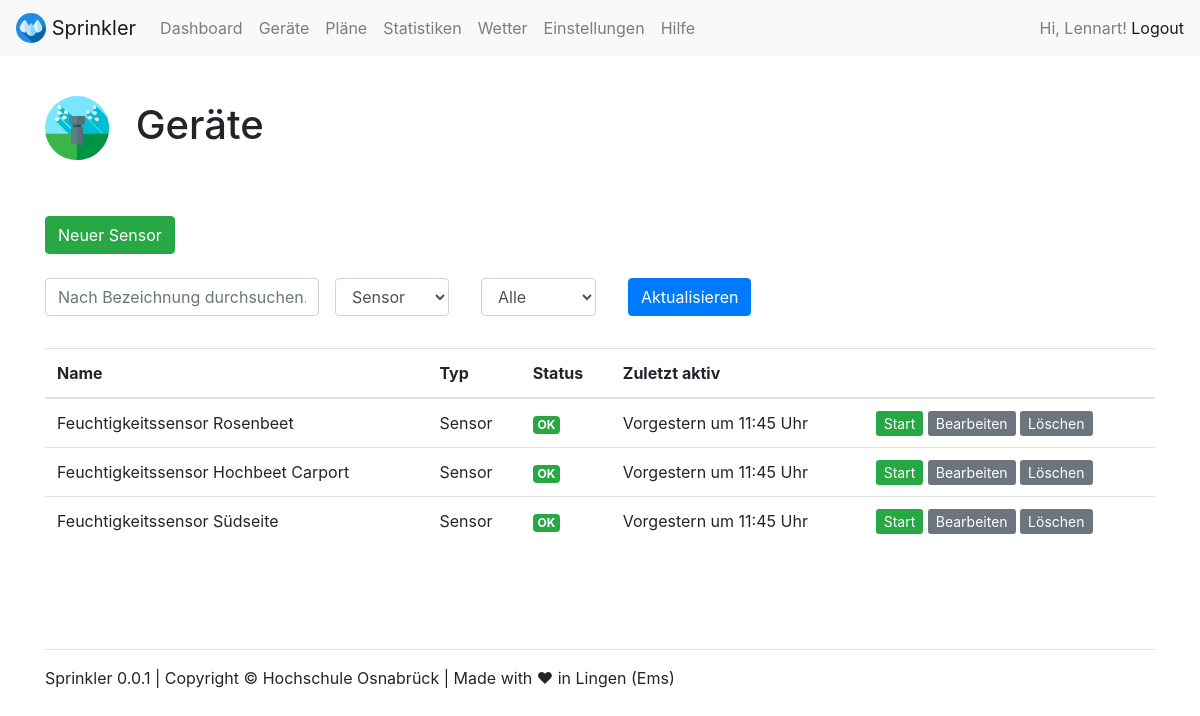
Page /devices/?device=Sensor (signed in) on the committed database.
### webapp/models.py (models this page shows, shortened)
class Sensor(models.Model):
    name = models.CharField(max_length=200)
    status = models.CharField(
        max_length=10,
        choices=STATUS_CHOICES,
        default='OK',
    )
    curr_active = models.BooleanField(default=False)
    device_type = 'Sensor'

### webapp/views.py (the view)
# urls.py: path('devices/', views.devices, name='devices'),
@login_required(login_url='/admin/login/')
def devices(request):
    args = {}
    args['filter_name'] = request.GET.get('name', '')
    args['filter_device'] = request.GET.get('device', '')
    args['filter_status'] = request.GET.get('status', '')
    check = 0
    if args['filter_device'] == 'Pumpe':
        devices = Pump.objects
        args['edit_key'] = 2
        args['type_name'] = 'pump'
    elif args['filter_device'] == 'Sensor':
        devices = Sensor.objects
        args['edit_key'] = 1
        args['type_name'] = 'sensor'
    elif args['filter_device'] == 'Sprinkler':
        devices = Sprinkler.objects
        args['edit_key'] = 0
        args['type_name'] = 'sprinkler'
    elif args['filter_device'] == '':
        devices = Sprinkler.objects
        args['edit_key'] = 0
        args['filter_device'] = 'Sprinkler'
        args['type_name'] = 'sprinkler'
    if args['filter_name'] != '':
        devices = devices.filter(name__contains=args['filter_name'])
        check = 1
    if args['filter_status'] == 'OK' or args['filter_status'] == 'Warnung' or args['filter_status'] == 'Fehler':
        devices = devices.filter(status__contains=args['filter_status'])
        check = 1
    if(check == 0):
        devices = devices.all()
    args['devices'] = devices
    return TemplateResponse(request, "devices.html", args)

### webapp/templates/devices.html (shortened to what this page needs)
{% load static %}
{% include "views/top.html" %}
<br>
<h1><img src="{% static 'webapp/img/icons/sprinkler.svg' %}" width="64" class="mr-3"> Geräte</h1>
<br><br>
  {% if filter_device == 'Sensor' %}<a class="btn btn-success" href="{% url 'device_create' 1 %}" role="button">Neuer Sensor</a>{% endif %}
<br>
<br>
<form class="form-inline" method="GET" action="{% url 'devices' %}">
  <div class="form-group mb-2">
    <input value="{{ filter_name }}" name="name" type="text" class="form-control" placeholder="Nach Bezeichnung durchsuchen...">
  </div>
  <div class="form-group mx-sm-3 mb-2">
    <select name="device" id="inputState" class="form-control">
        <option {% if filter_device == 'Sensor' %} selected {% endif %}>Sensor</option>
    </select>
  </div>
  <div class="form-group mx-sm-3 mb-2">
    <select name="status" id="inputState" class="form-control">
        <option {% if filter_status == 'Alle' %} selected {% endif %}>Alle</option>
    </select>
  </div>
  <div class="form-group mx-sm-3 mb-2">
    <button type="submit" class="btn btn-primary">Aktualisieren</button>
  </div>
</form>
<br>
{% if devices %}
<table class="table table-hover">
  <thead>
    <tr>
      <th scope="col">Name</th>
      <th scope="col">Typ</th>
      <th scope="col">Status</th>
      <th scope="col">Zuletzt aktiv</th>
      <th scope="col"></th>
    </tr>
  </thead>
  <tbody>
    {% for device in devices %}
    <tr {% if device.curr_active == True %} class="table-success" {% endif %}>
      <td scope="row">{{ device.name }}</td>
      <td>{{ device.device_type }}</td>
      <td>
        {% if device.status == 'OK' %}
        <span class="badge badge-success">OK</span>
        {% endif %}
      </td>
      <td>Vorgestern um 11:45 Uhr</td>
      <td>
        {% if device.curr_active == False %}
        <a class="btn-sm btn-success" href="{% url 'device_start' edit_key device.id %}" role="button">Start</a>
        {% else %}
        <a class="btn-sm btn-danger" href="{% url 'device_stop' edit_key device.id %}" role="button">Stop</a>
        {% endif %}
        <a class="btn-sm btn-secondary" href="{% url 'device_edit' edit_key device.id %}" role="button">Bearbeiten</a>
        <a onclick="return confirm('Soll das Gerät {{ device.name }} gelöscht werden?')" class="btn-sm btn-secondary" href="{% url 'device_delete' edit_key device.id %}" role="button">Löschen</a>
      </td>
    </tr>
    {% endfor %}
  </tbody>
</table>
{% endif %}
{% include "views/footer.html" %}
{% include "views/bottom.html" %}

### webapp/templates/views/top.html (shortened to what this page needs)
{% load static %}
<!doctype html>
<html lang="de">
  <head>
    <link rel="stylesheet" href="https://stackpath.bootstrapcdn.com/bootstrap/4.5.2/css/bootstrap.min.css">
    <link rel="stylesheet" type="text/css" href="{% static 'webapp/css/style.css' %}">
  </head>
  <body>
    <nav class="navbar navbar-expand-lg navbar-light bg-light">
      <a class="navbar-brand" href="{% url 'index' %}">
        <img src="{% static 'webapp/img/icons/drops.svg' %}" width="30" height="30" class="d-inline-block align-top" alt="" loading="lazy">
        Sprinkler
      </a>
      <div class="collapse navbar-collapse" id="navbarNavAltMarkup">
        <div class="navbar-nav">
          {% if user.is_authenticated %}
          <a class="nav-link" href="{% url 'dashboard' %}">Dashboard</a>
          <a class="nav-link" href="{% url 'devices' %}">Geräte</a>
          <a class="nav-link" href="{% url 'plans' %}">Pläne</a>
          <a class="nav-link" href="{% url 'statistics' %}">Statistiken</a>
          <a class="nav-link" href="{% url 'weather' %}">Wetter</a>
          <a class="nav-link" href="{% url 'settings' %}">Einstellungen</a>
          {% endif %}
          <a class="nav-link" href="{% url 'help' %}">Hilfe</a>
        </div>
      </div>
      <span class="navbar-text">
      {% if user.is_authenticated %}
      Hi, {{ user.first_name }}!  <a href="/admin/logout/?next=/">Logout</a>
      {% else %}
      <a href="/admin/login/?next=/dashboard/">Login</a>
      {% endif %}
      </span>
    </nav>
    <div class="container mt-3">

### rows in the picture
Sensor: name "Feuchtigkeitssensor Rosenbeet", device_type "Sensor", status "OK", curr_active "Start"
Sensor: name "Feuchtigkeitssensor Hochbeet Carport", device_type "Sensor", status "OK", curr_active "Start"
Sensor: name "Feuchtigkeitssensor Südseite", device_type "Sensor", status "OK", curr_active "Start"

### other values in the picture
{{ user.first_name }} "Lennart"
